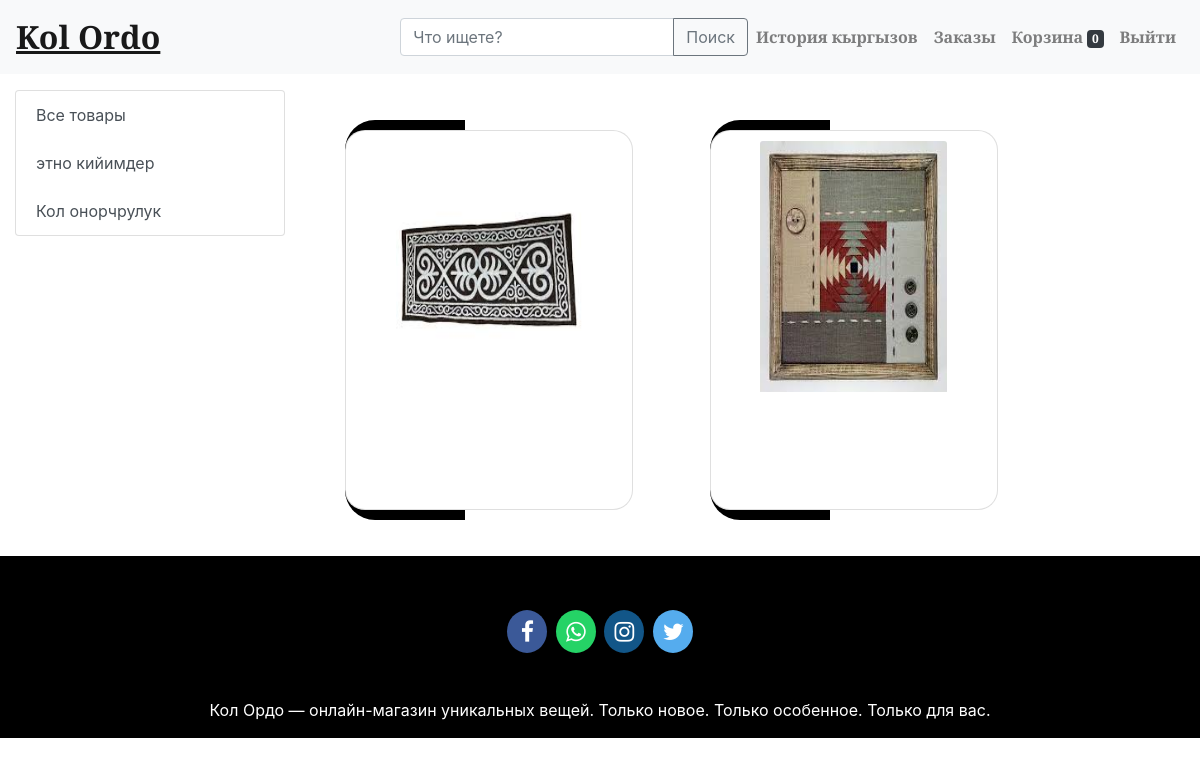
Page /store (signed in) on the committed database.
### store/models/category.py (models this page shows, shortened)
class Category(models.Model):
    name = models.CharField(max_length=20)
    @staticmethod
    def get_all_categories():
        return Category.objects.all()

### store/models/product.py (models this page shows, shortened)
class Product(models.Model):
    name = models.CharField(max_length=50)
    price = models.IntegerField(default=0)
    category = models.ForeignKey(Category, on_delete=models.CASCADE, default=1)
    description = models.CharField(max_length=200, default='' , null=True , blank=True)
    image = models.ImageField(upload_to='uploads/products/')
    @staticmethod
    def get_all_products():
        return Product.objects.all()

### store/views/home.py (the view)
# urls.py: path('' , include('store.urls'))
def store(request):
    cart = request.session.get('cart')
    if not cart:
        request.session['cart'] = {}
    products = None
    categories = Category.get_all_categories()
    categoryID = request.GET.get('category')
    if categoryID:
        products = Product.get_all_products_by_categoryid(categoryID)
    else:
        products = Product.get_all_products();
    histories = History.objects.all()
    data = {}
    data['products'] = products
    data['categories'] = categories
    data['histories'] = histories
    print('you are : ', request.session.get('email'))
    return render(request, 'index.html', data)

### store/templatetags/cart.py (called while the page is built)
@register.filter(name='is_in_cart')
def is_in_cart(product  , cart):
    keys = cart.keys()
    for id in keys:
        if int(id) == product.id:
            return True
    return False;

### store/templatetags/custom_filter.py (called while the page is built)
@register.filter(name='currency')
def currency(number):
    return str(number) + "сом"

### store/templates/index.html (shortened to what this page needs)
{% extends 'base.html' %}
{% block content %}
{% load cart %}
{% load custom_filter %}
<div class="container-fluid mt-3">
	<div class="row">
		<div class="col-lg-3 mx-auto">
			<div class="list-group">
				<a href="/" class="list-group-item list-group-item-action">Все товары</a>
				{% for category in categories %}
				<a href="/?category={{category.id}}"
					class="list-group-item list-group-item-action">{{category.name}}</a>
				{% endfor %}
			</div>
		</div>
		<div id='products' class="col-lg-9 mx-auto">
			{% for product in products %}
			<div class="cardBox">
				<div class="card" id={{product.id}} style="width: 18rem;">
					<img class="card-img-top" style="width: 70%;height: 70%;"src="{{product.image.url}}" alt="Card image cap">
				</div>
			</div>
			{% endfor %}
		</div>
	</div>
</div>
{% endblock %}

### store/templates/index.html (style rules this page uses)
.cardBox { width: 300px; height: 400px; position: relative; display: inline-flex; place-items: center; overflow: hidden; margin: 30px; border-radius: 30px; }
.card { position: absolute; width: 95%; height: 95%; background:white; border-radius: 20px; z-index: 5; display: inline-block; align-items: center; flex-direction: initial; text-align: center; color: black; overflow: hidden; padding: 10px; cursor: pointer; }
.cardBox::before { content: ""; position: absolute; width: 40%; height: 160%; background: black; background: -webkit-linear-gradient(to right, black); background: linear-gradient(to right,black); animation: glowing01 5s linear infinite; transform-origin: center; animation: glowing 5s linear infinite; }

### rows in the picture
Category: name "этно кийимдер"
Category: name "Кол онорчрулук"
Product: {{ product.id }} 1 (drawn), image (picture)
Product: image (picture)

### other values in the picture
{{ request.session.cart.keys|length }} "0"
